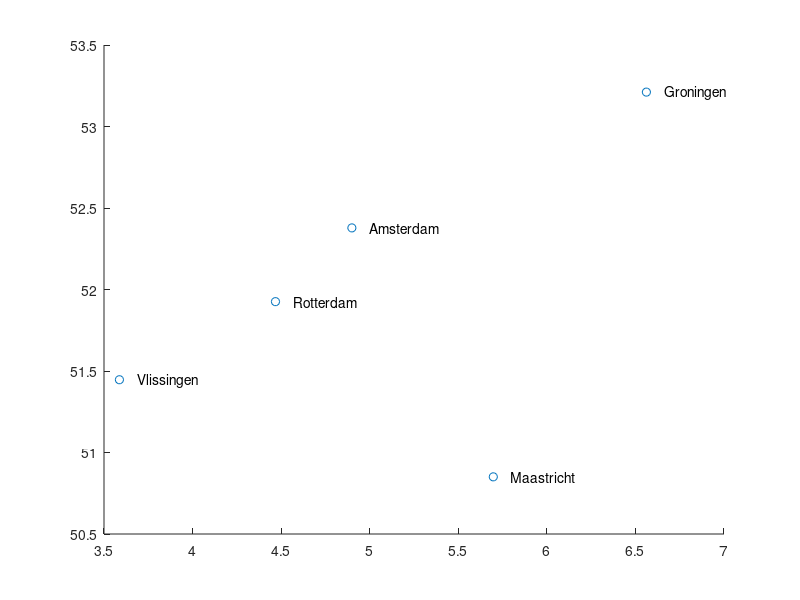

Write the MATLAB code that produced this figure. (Note: this script raises an error after producing the figure.)
load('mds_train.mat')
set(gca, 'YDir','reverse')
scatter(coords(:,1),coords(:,2))
dx = 0.1; dy = 0.0; % displacement so the text does not overlay the data points
text(coords(:,1)+dx, coords(:,2)+dy, station_index);
estimated_coordinates_dist = cmdscale(distance);
estimated_coordinates_time = cmdscale(time_matrix,2);
[Dt,Z] = procrustes(coords, estimated_coordinates_time);%time
%[Dt,Z] = procrustes(coords, estimated_coordinates_dist);%distance

%Error in Results
CMD_e = (sum(((Z-coords).^2.)').').^0.5; %error vector of predicted loaction and actual location

map_plot(coords,Z,station_index)

function p = map_plot (actual_coords, estimated_coords,station_index)
set(gca, 'YDir','reverse')
p = plot(actual_coords(:,1),actual_coords(:,2),'b.',estimated_coords(:,1),estimated_coords(:,2),'rx');
dx = 0.1; dy = 0.1;
text(actual_coords(:,1)+dx, actual_coords(:,2)+dy, station_index);
dy=0.1;
text(estimated_coords(:,1)+dx, estimated_coords(:,2)+dy, station_index);
end
